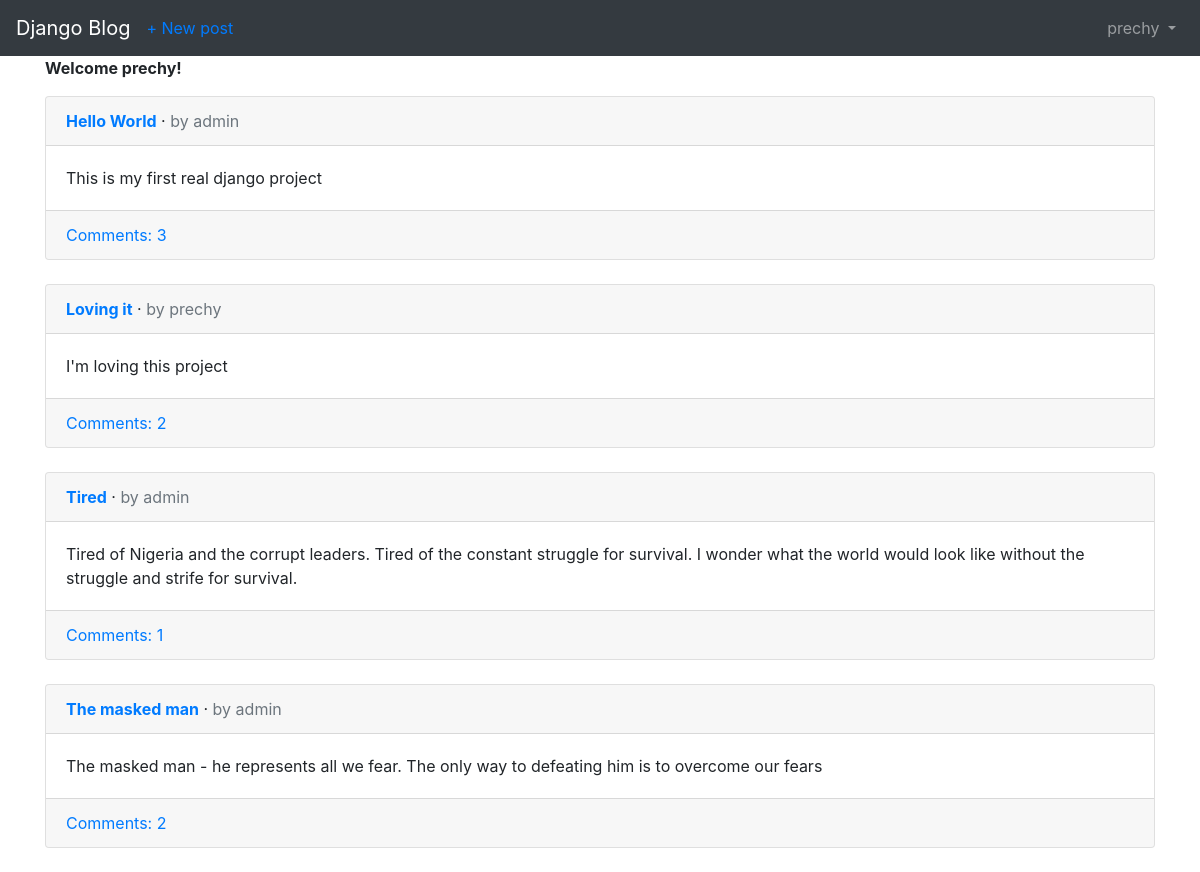
Screenshot of / (signed in) with the database file from the repository.
### blog/models.py (models this page shows, shortened)
class Post(models.Model):
    title = models.CharField(max_length=200)
    author = models.ForeignKey(get_user_model(), on_delete=models.CASCADE,)
    body = models.TextField()

### blog/views.py (the view)
# urls.py: path('', BlogListView.as_view(), name='home'),
class BlogListView(ListView):
    model = Post
    template_name = 'home.html'

### templates/home.html
{% extends 'base.html' %}
{% block content %}
    {% if user.is_authenticated %}
        <p class="font-weight-bold">Welcome {{ user.username }}!</p>
    {% else %}
        <div class="mt-1 mb-2">
            <p class="m-0">You're not logged in</p>
            <a href="{% url 'login' %}">Log In</a>  |
            <a href="{% url 'signup' %}">Sign Up</a>
        </div>
    {% endif %}
    {% for post in object_list %}
        <div class="card">
            <div class="card-header">
                <a class="font-weight-bold" href="{% url 'post_detail' post.pk %}">{{ post.title }}</a> &middot;
                <span class="text-muted">by {{ post.author }}</span>
            </div>
            <div class="card-body">
                {{ post.body }}
            </div>
            <div class="card-footer">
                <a href="{% url 'post_detail' post.pk %}">Comments: {{ post.comments.count }}</a>
            </div>
        </div>
        <br>
    {% endfor %}
{% endblock %}

### templates/base.html (shortened to what this page needs)
{% load static %}
<!DOCTYPE html>
<html lang="en">
<head>
    <link rel="stylesheet" href="https://stackpath.bootstrapcdn.com/bootstrap/4.3.1/css/bootstrap.min.css">
</head>
<body>
    <nav class="navbar navbar-expand-lg navbar-dark bg-dark">
        <a class="navbar-brand" href="{% url 'home' %}">Django Blog</a>
        {% if user.is_authenticated %}
            <ul class="navbar-nav mr-auto">
                <li class="navbar-item">
                    <a href="{% url 'post_new' %}">+ New post</a>
                </li>
            </ul>
        {% endif %}
        <div class="collapse navbar-collapse" id="navbarSupportedContent">
            {% if user.is_authenticated %}
                <ul class="navbar-nav ml-auto">
                    <li class="nav-item">
                        <a class="nav-link dropdown-toggle" href="#" id="navbarDropdown" role="button" data-toggle="dropdown" aria-haspopup="true" aria-expanded="false">
                            {{ user.username }}
                        </a>
                    </li>
                </ul>
            {% else %}
                <form class="form-inline ml-auto">
                    <a href="{% url 'login' %}" class="btn btn-outline-secondary">Log In</a>
                    <a href="{% url 'signup' %}" class="btn btn-primary ml-2">Sign Up</a>
                </form>
            {% endif %}
        </div>
    </nav>
    <main>
        <div class="container">
            {% block content %}
            {% endblock content %}
        </div>
    </main>
</body>
</html>

### rows the page displays
Post: title "Hello World", author "admin", body "This is my first real django project", comments.count "3"
Post: title "Loving it", author "prechy", body "I'm loving this project", comments.count "2"
Post: title "Tired", author "admin", body "Tired of Nigeria and the corrupt leaders. Tired of the constant struggle for survival. I wonder what the world would look like without the struggle and strife for survival.", comments.count "1"
Post: title "The masked man", author "admin", body "The masked man - he represents all we fear. The only way to defeating him is to overcome our fears", comments.count "2"

### other values shown
{{ user.username }} "prechy"
